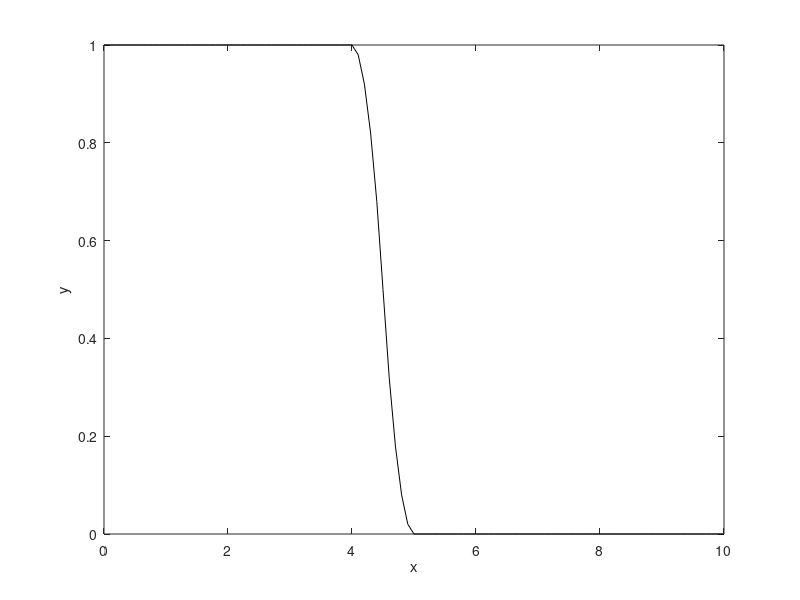

This chart was generated by the following MATLAB code:
% Membership function
clear all;
close all;

M = 6;
% Gaussian
if M ==1
    x=0:0.1:10;
    y=gaussmf(x, [1 5]);
end

% General Bell
if M==2
    x=0:0.1:10;
    y=gbellmf(x,[2,4,1]); 
end

% S membership
if M==3
    x=0:0.1:10;
    y=sigmf(x,[2,8]); 
end

% Trapezoid Membership function
if M==4
    x=0:0.1:10;
    y=trapmf(x,[3,5,7,9]); 
end

% Triangle MF
if M==5
    x=0:0.1:10;
    y=trimf(x,[1,5,9]); 
end

% Z MF
if M==6
    x=0:0.1:10;
    y=zmf(x,[4,5]); 
end

plot(x, y, 'k');
    xlabel('x');ylabel('y')